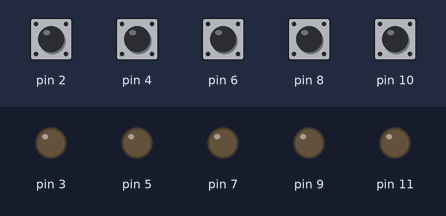
Recording of a sketch running on a simulated Arduino Uno, built with avr-gcc and run on an emulated ATmega328P. Shown: output pins drawn as LEDs (lit = HIGH). The inputs (shaded band) are chosen by the test bench; at power-on: pin 2, pin 4, pin 6, pin 8, pin 10 HIGH. EEPROM starts erased; the audio player accepts every command and is not drawn.

Above: at 1.7 s.
1.8 s: pin 4 pulled LOW for 0.15 s
At 3.1 s:
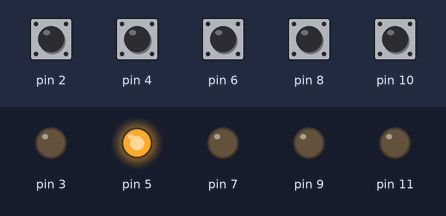
3.4 s: pin 6 pulled LOW for 0.15 s
At 4.4 s:
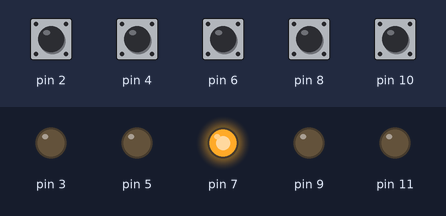
5.0 s: pin 10 pulled LOW for 1 s
At 6.15 s:
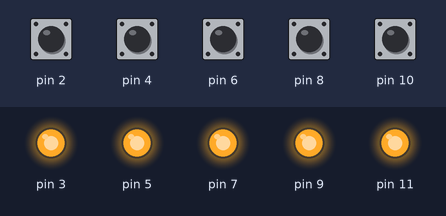
7.7 s: pin 8 pulled LOW for 0.15 s
At 8.02 s:
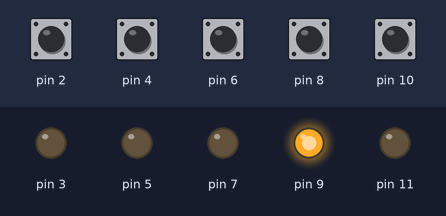
9.6 s: pin 10 pulled LOW for 0.15 s
At 9.92 s:
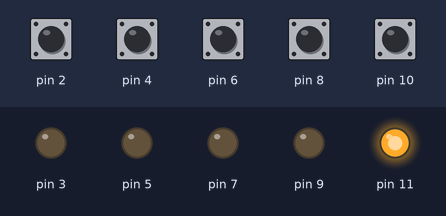
Timing chart, 0 to 12.5 s (numbered marks = the images above; inputs shaded):
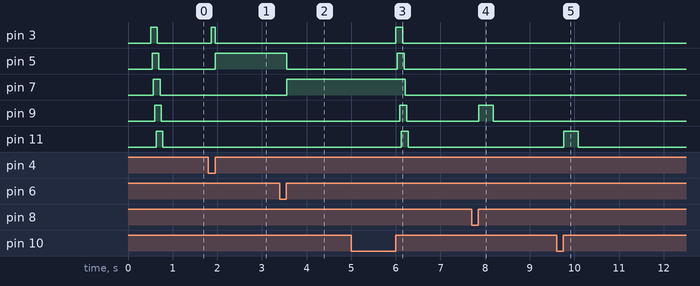

Measured:
- after the input at 1.8 s, pin 5: LOW → HIGH after 0.15 s
- after the input at 3.4 s, pin 5: HIGH → LOW after 0.15 s; pin 7: LOW → HIGH after 0.15 s
- after the input at 5.0 s, pin 3, pin 5: LOW → HIGH after 1.0 s, → LOW 0.15 s later; pin 7: HIGH → LOW after 1.2 s; pin 9, pin 11: LOW → HIGH after 1.1 s, → LOW 0.15 s later
- after the input at 7.7 s, pin 9: LOW → HIGH after 0.16 s, → LOW 0.33 s later
- after the input at 9.6 s, pin 11: LOW → HIGH after 0.16 s, → LOW 0.33 s later

The sketch:

main.ino
```cpp
#include <Arduino.h>
#include "SoftwareSerial.h"
#include "DFPlayerMini_Fast.h"
#include "components/Const.h"
#include "components/Button.h"
#include "components/ButtonsArray.h"
#include "components/Start.c"
#include "components/Game1.c"
#include "components/Game2.c"
#include "components/Game4.c"
#include <EEPROM.h>

// sound:
SoftwareSerial _softwareSerial(13, 12); // RX, TX
DFPlayerMini_Fast *_DFPlayer;

// buttons:
const uint8_t INPUT1 = 2;   // blue push button 1
const uint8_t OUTPUT1 = 3;  // blue led 4
const uint8_t INPUT2 = 4;   // white push button 2
const uint8_t OUTPUT2 = 5;  // white led 4
const uint8_t INPUT3 = 6;   // green push button 3
const uint8_t OUTPUT3 = 7;  // green led 4
const uint8_t INPUT4 = 8;   // yellow push button 4
const uint8_t OUTPUT4 = 9;  // yellow led 4
const uint8_t INPUT5 = 10;  // red push button 5
const uint8_t OUTPUT5 = 11; // red led 5

const uint8_t _buttonsCount = 5;
Button *_buttons;
ButtonsArray *_buttonsArray;

void setup()
{
  _softwareSerial.begin(9600);
  _DFPlayer = new DFPlayerMini_Fast();
  _DFPlayer->begin(_softwareSerial);
  _DFPlayer->volume(INITIAL_VOLUME);

  _buttons = (Button *)malloc(sizeof(Button) * _buttonsCount);
  _buttons[0] = Button(1, INPUT1, OUTPUT1);
  _buttons[1] = Button(2, INPUT2, OUTPUT2);
  _buttons[2] = Button(3, INPUT3, OUTPUT3);
  _buttons[3] = Button(4, INPUT4, OUTPUT4);
  _buttons[4] = Button(5, INPUT5, OUTPUT5);
  _buttonsArray = new ButtonsArray(_buttons, _buttonsCount);

  _buttonsArray->initAll();
}

const uint8_t MAIN_STORAGE = 0;
const uint8_t GAMES_COUNT = 3;
uint8_t gameCode = 1;

void loop()
{
  start(_buttonsArray, _DFPlayer);

  // gameCode = EEPROM.read(MAIN_STORAGE);
  // gameCode = gameCode == 255 ? 1 : gameCode;

  switch (gameCode)
  {
  case 0:
    gameCode = _buttonsArray->waitForInput(1, 2, 0); // game selection menu
    break;
  case 1:
    game1_songs(_buttonsArray, _DFPlayer);
    break;
  case 2:
    game2_zoo(_buttonsArray, _DFPlayer);
    break;
  case 3:
    game4_trafficlight(_buttonsArray, _DFPlayer);
    break;
  case 4:
    break;
  default:
    break;
  }

  gameCode++;
  if (gameCode > GAMES_COUNT)
    gameCode = 1;
  EEPROM.write(MAIN_STORAGE, gameCode);
}
```

Button.h
```cpp
#ifndef Button_h
#define Button_h

#include "Arduino.h"
const uint32_t LONG_PRESS_MILLISECONDS = 1000;

class Button
{
public:
  Button(uint8_t value, uint8_t inputPin, uint8_t outputPin);
  void init();
  uint8_t getValue();
  void updateState();
  void waitPressed();
  void waitUnpressed();
  bool getPressed();
  uint32_t getStateChangedMillis();
  uint32_t getPreviousStateMillis();
  bool wasLongPressed();
  void setLED(bool value);
  bool getLED();

private:
  uint8_t _value;
  uint8_t _inputPin;
  uint8_t _outputPin;
  bool _pressed;
  bool _isLEDOn;
  uint32_t _stateChangedMillis;
  uint32_t _previousStateMillis;
  bool _wasLongPressed;
};

Button::Button(uint8_t value, uint8_t inputPin, uint8_t outputPin)
{
  _value = value;
  _inputPin = inputPin;
  _outputPin = outputPin;
}

void Button::init()
{
  pinMode(_inputPin, INPUT_PULLUP);
  pinMode(_outputPin, OUTPUT);
}

uint8_t Button::getValue()
{
  return _value;
}

void Button::updateState()
{
  bool actualPressed = !digitalRead(_inputPin);
  if (actualPressed != _pressed)
  {
    _previousStateMillis = millis() - _stateChangedMillis;
    _wasLongPressed = !actualPressed && _previousStateMillis > LONG_PRESS_MILLISECONDS;
    _stateChangedMillis = millis();
    _pressed = actualPressed;
  }
}

void Button::waitPressed()
{
  while (!_pressed)
  {
    delay(10);
    updateState();
  }
}

void Button::waitUnpressed()
{
  while (_pressed)
  {
    delay(10);
    updateState();
  }
}

bool Button::getPressed()
{
  return _pressed;
}

uint32_t Button::getStateChangedMillis()
{
  return millis() - _stateChangedMillis;
}

uint32_t Button::getPreviousStateMillis()
{
  return _previousStateMillis;
}

bool Button::wasLongPressed()
{
  return _wasLongPressed;
}

void Button::setLED(bool value)
{
  _isLEDOn = value;
  digitalWrite(_outputPin, _isLEDOn);
}

bool Button::getLED()
{
  return _isLEDOn;
}

#endif
```

ButtonsArray.h
```cpp
#ifndef ButtonsArray_h
#define ButtonsArray_h

#include "Button.h"

const uint32_t KEYPRESS_ADDITIONAL_TIMEOUT = 2000;

class ButtonsArray
{
public:
  ButtonsArray(Button *buttons, uint8_t count);
  void initAll();
  void updateAllButtonsState();
  uint16_t waitForInput(uint8_t minKeypressCount, uint8_t maxKeypressCount, uint32_t noInputTimeout);
  Button *getButton(uint8_t index);
  int8_t waitForSingleButton(uint32_t timeoutMillis);
  int8_t waitForSingleButton();

private:
  uint8_t _count;
  Button *_buttons;
  int8_t getPressedIndex();
};

uint32_t powerOf10(int8_t exponent)
{
  if (exponent > 9)
    exponent = 9;
  if (exponent == -1)
    return 0;
  uint32_t result = 1;
  for (int8_t i = 1; i <= exponent; i++)
  {
    result *= 10;
  }
  return result;
}

ButtonsArray::ButtonsArray(Button *buttons, uint8_t count)
{
  _count = count;
  _buttons = buttons;
}

void ButtonsArray::initAll()
{
  for (uint8_t i = 0; i < _count; i++)
  {
    getButton(i)->init();
  }
}

void ButtonsArray::updateAllButtonsState()
{
  for (int i = 0; i < _count; i++)
  {
    getButton(i)->updateState();
  }
}

uint16_t ButtonsArray::waitForInput(uint8_t minKeypressCount, uint8_t maxKeypressCount, uint32_t noInputTimeout)
{
  uint32_t input = 0;
  uint32_t minAcceptableInput = powerOf10(minKeypressCount - 1);
  uint32_t maxAcceptableInput = powerOf10(maxKeypressCount - 1);
  uint32_t timeoutMillis = minKeypressCount > 0 ? UINT32_MAX : millis() + noInputTimeout;

  while (true)
  {
    int8_t pressedIndex = waitForSingleButton(timeoutMillis);
    if (pressedIndex != -1)
    {
      uint8_t pressedValue = getButton(pressedIndex)->getValue();
      input = input * 10 + pressedValue;
      timeoutMillis = millis() + KEYPRESS_ADDITIONAL_TIMEOUT;
    }
    if (input >= maxAcceptableInput)
      break;
    if (input >= minAcceptableInput && millis() > timeoutMillis)
      break;
  }
  return input;
}

Button *ButtonsArray::getButton(uint8_t index)
{
  if (index >= 0 && index < _count)
  {
    return (_buttons + index);
  }
}

int8_t ButtonsArray::getPressedIndex()
{
  for (int i = 0; i < _count; i++)
  {
    if (getButton(i)->getPressed() && getButton(i)->getStateChangedMillis() > 25) //  const uint16_t DebounceMillis = 25;
    {
      return i;
    }
  }
  return -1;
}

// returns button index or -1 if timeout
int8_t ButtonsArray::waitForSingleButton(uint32_t timeoutTimeMillis)
{
  while (millis() < timeoutTimeMillis)
  {
    updateAllButtonsState();
    int8_t pressedIndex = getPressedIndex();
    if (pressedIndex != -1)
    {
      getButton(pressedIndex)->waitUnpressed();
      return pressedIndex;
    }
    delay(10);
  }
  return -1;
}

int8_t ButtonsArray::waitForSingleButton()
{
  return waitForSingleButton(UINT32_MAX);
}

#endif
```

Const.h
```cpp
#ifndef Const_h
#define Const_h

const int8_t INITIAL_VOLUME = 18;
const int8_t BUTTONS_COUNT = 5;

#endif
```
